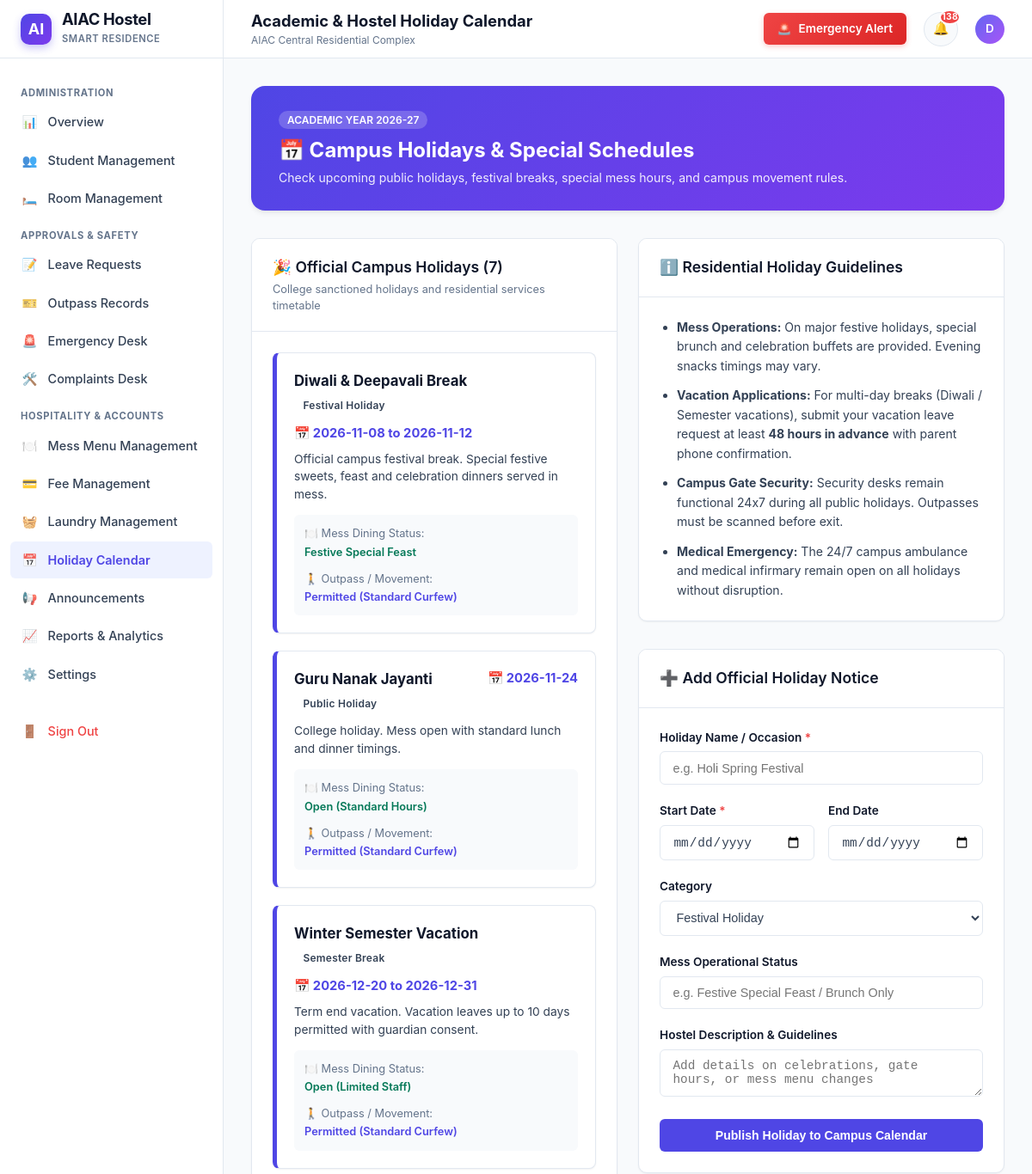
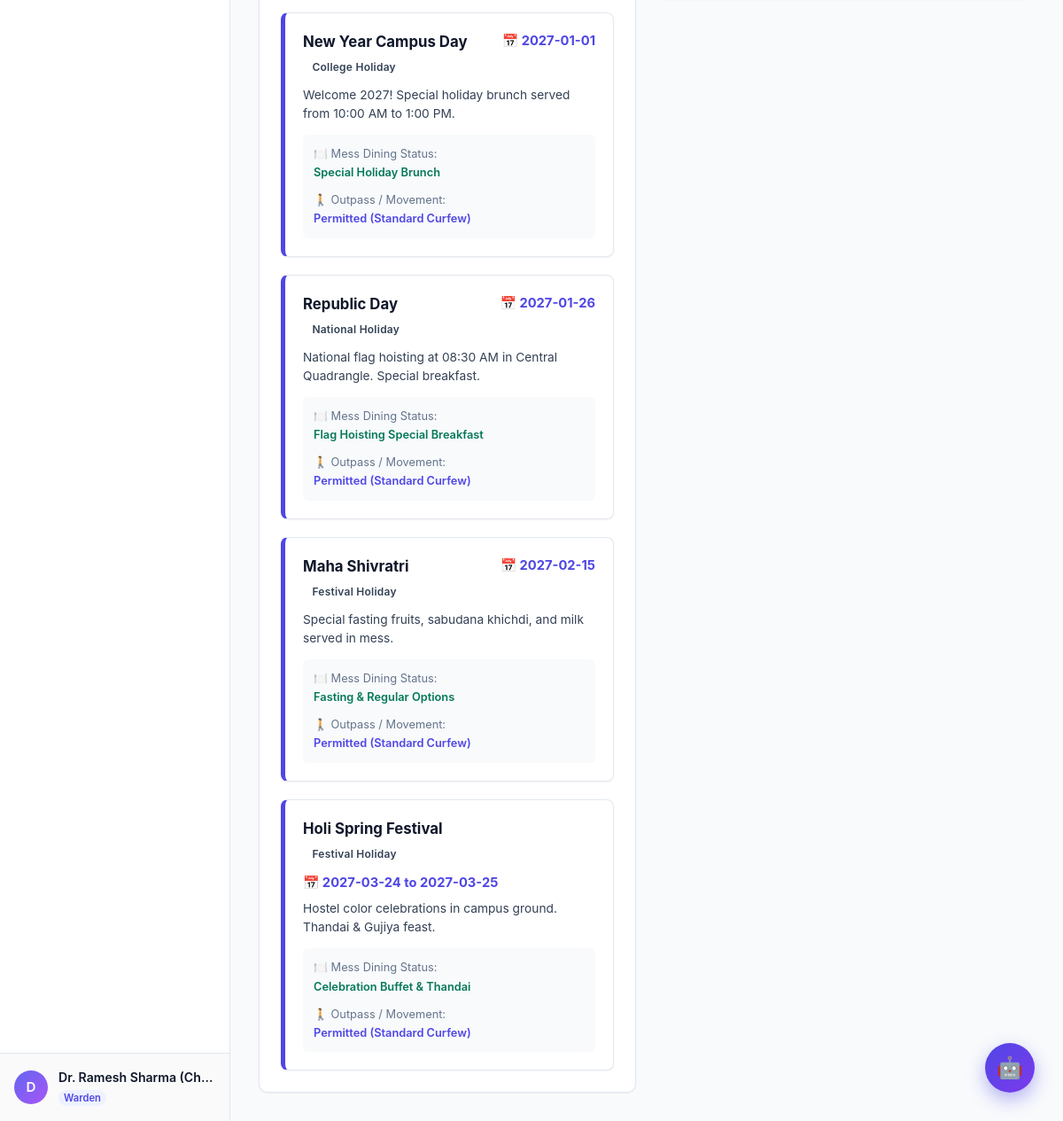
Screenshot of /holiday-calendar (signed in) with the database file from the repository (2 pictures, top to bottom).
### tables this page shows
CREATE TABLE users (
        id INTEGER PRIMARY KEY AUTOINCREMENT,
        name TEXT NOT NULL,
        email TEXT NOT NULL UNIQUE,
        password_hash TEXT NOT NULL,
        role TEXT NOT NULL DEFAULT 'student',
        hostel_block TEXT,
        academic_year TEXT,
        room_id INTEGER,
        phone TEXT,
        status TEXT DEFAULT 'active',
        created_at TIMESTAMP DEFAULT CURRENT_TIMESTAMP,
        updated_at TIMESTAMP DEFAULT CURRENT_TIMESTAMP, student_id TEXT, department TEXT, guardian_name TEXT, guardian_phone TEXT, room_number TEXT, room_type TEXT,
        FOREIGN KEY (room_id) REFERENCES rooms(id) ON DELETE SET NULL
    );

CREATE TABLE system_settings (
        key TEXT PRIMARY KEY,
        value TEXT NOT NULL,
        description TEXT
    );

CREATE TABLE holiday_calendar (
        id INTEGER PRIMARY KEY AUTOINCREMENT,
        title TEXT NOT NULL,
        holiday_date DATE NOT NULL,
        end_date DATE,
        holiday_type TEXT DEFAULT 'Public Holiday',
        description TEXT,
        mess_service_status TEXT DEFAULT 'Open (Standard Hours)',
        is_outing_allowed INTEGER DEFAULT 1,
        created_at TIMESTAMP DEFAULT CURRENT_TIMESTAMP
    );

### app.py (the view)
@app.route('/holiday-calendar')
@login_required
def holiday_calendar():
    conn = database.get_db()
    holidays = conn.execute('SELECT * FROM holiday_calendar ORDER BY holiday_date ASC').fetchall()
    conn.close()
    return render_template('holiday_calendar.html', holidays=holidays)

### app.py (called while the page is built)
def get_current_user():
    user_id = session.get('user_id')
    if not user_id:
        return None
    conn = database.get_db()
    user = conn.execute('SELECT * FROM users WHERE id = ?', (user_id,)).fetchone()
    conn.close()
    return user

def login_required(f):
    @wraps(f)
    def decorated_function(*args, **kwargs):
        if 'user_id' not in session:
            flash('Please log in to access this page.', 'warning')
            return redirect(url_for('login', next=request.path))
        return f(*args, **kwargs)
    return decorated_function

### database.py (called while the page is built)
def get_db(db_path=None):
    target_path = db_path or DATABASE_PATH
    conn = sqlite3.connect(target_path, timeout=30.0)
    conn.row_factory = sqlite3.Row
    conn.execute('PRAGMA foreign_keys = ON;')
    return conn

def get_setting(key, default=None):
    conn = get_db()
    row = conn.execute('SELECT value FROM system_settings WHERE key = ?', (key,)).fetchone()
    conn.close()
    if row:
        return row['value']
    return default

### templates/holiday_calendar.html (shortened to what this page needs)
{% extends "base.html" %}
{% block page_title %}Academic & Hostel Holiday Calendar{% endblock %}
{% block content %}
<div style="background: linear-gradient(135deg, #4f46e5 0%, #7c3aed 100%); border-radius: var(--radius-lg); padding: 1.75rem 2rem; color: white; margin-bottom: 2rem; box-shadow: var(--shadow-md);">
  <div style="display: flex; justify-content: space-between; align-items: center; flex-wrap: wrap; gap: 1rem;">
    <div>
      <span style="background: rgba(255,255,255,0.2); padding: 3px 10px; border-radius: 20px; font-size: 0.75rem; font-weight: 600; text-transform: uppercase;">
        Academic Year 2026-27
      </span>
      <h2 style="font-size: 1.5rem; font-weight: 700; margin-top: 0.4rem;">
        📅 Campus Holidays & Special Schedules
      </h2>
      <p style="font-size: 0.88rem; opacity: 0.9; margin-top: 0.2rem;">
        Check upcoming public holidays, festival breaks, special mess hours, and campus movement rules.
      </p>
    </div>
  </div>
</div>
<div style="display: grid; grid-template-columns: repeat(auto-fit, minmax(360px, 1fr)); gap: 1.5rem;">
  <div class="content-card" style="margin-bottom: 0;">
    <div class="card-header-bar">
      <div>
        <h3>🎉 Official Campus Holidays ({{ holidays | length }})</h3>
        <p>College sanctioned holidays and residential services timetable</p>
      </div>
    </div>
    <div class="card-body">
      {% if holidays %}
        <div style="display: grid; gap: 1.25rem;">
          {% for h in holidays %}
            <div style="border: 1px solid var(--border); border-left: 5px solid var(--primary); border-radius: 8px; padding: 1.25rem; background: #ffffff; box-shadow: var(--shadow-sm);">
              <div style="display: flex; justify-content: space-between; align-items: flex-start; margin-bottom: 0.5rem; flex-wrap: wrap; gap: 0.5rem;">
                <div>
                  <h4 style="font-size: 1.05rem; font-weight: 700; color: var(--dark-navy); margin-bottom: 0.2rem;">
                    {{ h.title }}
                  </h4>
                  <span class="badge badge-secondary" style="font-size: 0.75rem;">
                    {{ h.holiday_type }}
                  </span>
                </div>
                <div style="text-align: right;">
                  <span style="font-weight: 700; color: var(--primary); font-size: 0.92rem;">
                    📅 {{ h.holiday_date }}
                    {% if h.end_date and h.end_date != h.holiday_date %}
                      to {{ h.end_date }}
                    {% endif %}
                  </span>
                </div>
              </div>
              <p style="font-size: 0.86rem; color: var(--slate-text); line-height: 1.5; margin-bottom: 0.85rem;">
                {{ h.description }}
              </p>
              <div style="display: grid; grid-template-columns: repeat(auto-fit, minmax(200px, 1fr)); gap: 0.75rem; background: #f8fafc; padding: 0.75rem; border-radius: 6px; font-size: 0.8rem;">
                <div>
                  <span style="color: var(--muted-text);">🍽️ Mess Dining Status:</span>
                  <div style="font-weight: 600; color: #047857; margin-top: 2px;">
                    {{ h.mess_service_status }}
                  </div>
                </div>
                <div>
                  <span style="color: var(--muted-text);">🚶 Outpass / Movement:</span>
                  <div style="font-weight: 600; color: var(--primary); margin-top: 2px;">
                    {% if h.is_outing_allowed %}
                      Permitted (Standard Curfew)
                    {% else %}
                      Restricted / Permission Required
                    {% endif %}
                  </div>
                </div>
              </div>
            </div>
          {% endfor %}
        </div>
      {% else %}
        <div class="empty-state">
          <div class="empty-state-icon">📅</div>
          <h4>No Holidays Scheduled</h4>
          <p>No upcoming official campus holidays recorded.</p>
        </div>
      {% endif %}
    </div>
  </div>
  <div>
    <div class="content-card">
      <div class="card-header-bar">
        <h3>ℹ️ Residential Holiday Guidelines</h3>
      </div>
      <div class="card-body" style="font-size: 0.88rem; color: var(--slate-text); line-height: 1.6;">
        <ul style="padding-left: 1.25rem; display: grid; gap: 0.75rem;">
          <li><b>Mess Operations:</b> On major festive holidays, special brunch and celebration buffets are provided. Evening snacks timings may vary.</li>
          <li><b>Vacation Applications:</b> For multi-day breaks (Diwali / Semester vacations), submit your vacation leave request at least <b>48 hours in advance</b> with parent phone confirmation.</li>
          <li><b>Campus Gate Security:</b> Security desks remain functional 24x7 during all public holidays. Outpasses must be scanned before exit.</li>
          <li><b>Medical Emergency:</b> The 24/7 campus ambulance and medical infirmary remain open on all holidays without disruption.</li>
        </ul>
      </div>
    </div>
    {% if current_user.role == 'warden' %}
    <div class="content-card">
      <div class="card-header-bar">
        <h3>➕ Add Official Holiday Notice</h3>
      </div>
      <div class="card-body">
        <form action="{{ url_for('warden_add_holiday') }}" method="POST">
          <div class="form-group">
            <label class="form-label" for="title">Holiday Name / Occasion <span style="color:var(--danger)">*</span></label>
            <input type="text" id="title" name="title" class="form-control" placeholder="e.g. Holi Spring Festival" required>
          </div>
          <div class="form-row">
            <div class="form-group">
              <label class="form-label" for="holiday_date">Start Date <span style="color:var(--danger)">*</span></label>
              <input type="date" id="holiday_date" name="holiday_date" class="form-control" required>
            </div>
            <div class="form-group">
              <label class="form-label" for="end_date">End Date</label>
              <input type="date" id="end_date" name="end_date" class="form-control">
            </div>
          </div>
          <div class="form-group">
            <label class="form-label" for="holiday_type">Category</label>
            <select id="holiday_type" name="holiday_type" class="form-select">
              <option value="Festival Holiday">Festival Holiday</option>
            </select>
          </div>
          <div class="form-group">
            <label class="form-label" for="mess_service_status">Mess Operational Status</label>
            <input type="text" id="mess_service_status" name="mess_service_status" class="form-control"
                   placeholder="e.g. Festive Special Feast / Brunch Only">
          </div>
          <div class="form-group">
            <label class="form-label" for="description">Hostel Description & Guidelines</label>
            <textarea id="description" name="description" rows="2" class="form-control"
                      placeholder="Add details on celebrations, gate hours, or mess menu changes"></textarea>
          </div>
          <button type="submit" class="btn btn-primary btn-block">
            Publish Holiday to Campus Calendar
          </button>
        </form>
      </div>
    </div>
    {% endif %}
  </div>
</div>
{% endblock %}

### templates/base.html (shortened to what this page needs)
<!DOCTYPE html>
<html lang="en">
<head>
  <link rel="stylesheet" href="{{ url_for('static', filename='css/style.css') }}">
</head>
<body>
<div class="app-wrapper">
  <aside class="sidebar" id="sidebar">
    <div class="sidebar-header">
      <div class="brand-logo">AI</div>
      <div class="brand-text">
        <h1>AIAC Hostel</h1>
        <span>Smart Residence</span>
      </div>
    </div>
    <nav class="sidebar-nav">
      {% if current_user and current_user.role == 'warden' %}
        <div class="nav-group-label">Administration</div>
        <a href="{{ url_for('warden_dashboard') }}" class="nav-item {% if request.path == '/warden/dashboard' %}active{% endif %}">
          <span class="icon">📊</span> Overview
        </a>
        <a href="{{ url_for('warden_students') }}" class="nav-item {% if '/warden/students' in request.path %}active{% endif %}">
          <span class="icon">👥</span> Student Management
        </a>
        <a href="{{ url_for('warden_rooms') }}" class="nav-item {% if '/warden/rooms' in request.path %}active{% endif %}">
          <span class="icon">🛏️</span> Room Management
        </a>
        <div class="nav-group-label">Approvals & Safety</div>
        <a href="{{ url_for('warden_leave_requests') }}" class="nav-item {% if '/warden/leave-requests' in request.path %}active{% endif %}">
          <span class="icon">📝</span> Leave Requests
        </a>
        <a href="{{ url_for('warden_outpasses') }}" class="nav-item {% if '/warden/outpasses' in request.path %}active{% endif %}">
          <span class="icon">🎫</span> Outpass Records
        </a>
        <a href="{{ url_for('warden_emergencies') }}" class="nav-item {% if '/warden/emergencies' in request.path %}active{% endif %}">
          <span class="icon">🚨</span> Emergency Desk
        </a>
        <a href="{{ url_for('warden_complaints') }}" class="nav-item {% if '/warden/complaints' in request.path %}active{% endif %}">
          <span class="icon">🛠️</span> Complaints Desk
        </a>
        <div class="nav-group-label">Hospitality & Accounts</div>
        <a href="{{ url_for('warden_mess_menu') }}" class="nav-item {% if '/warden/mess-menu' in request.path %}active{% endif %}">
          <span class="icon">🍽️</span> Mess Menu Management
        </a>
        <a href="{{ url_for('warden_fees') }}" class="nav-item {% if '/warden/fees' in request.path %}active{% endif %}">
          <span class="icon">💳</span> Fee Management
        </a>
        <a href="{{ url_for('warden_laundry') }}" class="nav-item {% if '/warden/laundry' in request.path %}active{% endif %}">
          <span class="icon">🧺</span> Laundry Management
        </a>
        <a href="{{ url_for('holiday_calendar') }}" class="nav-item {% if request.path == '/holiday-calendar' %}active{% endif %}">
          <span class="icon">📅</span> Holiday Calendar
        </a>
        <a href="{{ url_for('warden_announcements') }}" class="nav-item {% if '/warden/announcements' in request.path %}active{% endif %}">
          <span class="icon">📢</span> Announcements
        </a>
        <a href="{{ url_for('warden_reports') }}" class="nav-item {% if '/warden/reports' in request.path %}active{% endif %}">
          <span class="icon">📈</span> Reports & Analytics
        </a>
        <a href="{{ url_for('warden_settings') }}" class="nav-item {% if '/warden/settings' in request.path %}active{% endif %}">
          <span class="icon">⚙️</span> Settings
        </a>
      {% endif %}
      <div style="margin-top: 1.5rem;">
        <a href="{{ url_for('logout') }}" class="nav-item" style="color: var(--danger);">
          <span class="icon">🚪</span> Sign Out
        </a>
      </div>
    </nav>
    {% if current_user %}
    <div class="sidebar-footer">
      <div class="user-quick-profile">
        <div class="avatar-circle">
          {{ current_user.name[0] | upper }}
        </div>
        <div class="user-info-text">
          <div class="name">{{ current_user.name }}</div>
          <div class="role-badge">{{ current_user.role | capitalize }}</div>
        </div>
      </div>
    </div>
    {% endif %}
  </aside>
  <div class="main-wrapper">
    <header class="topbar">
      <div class="topbar-left">
        <div class="topbar-title">
          <h2>{% block page_title %}Dashboard{% endblock %}</h2>
          <p>{{ hostel_name }}</p>
        </div>
      </div>
      <div class="topbar-right">
        {% if current_user %}
          <a href="{{ url_for('emergency_support') if current_user.role == 'student' else url_for('warden_emergencies') }}" class="emergency-btn-top">
            <span>🚨</span> Emergency Alert
          </a>
          <a href="{{ url_for('notifications') }}" class="notification-bell" title="Notifications">
            <span>🔔</span>
            {% if unread_notifications_count > 0 %}
              <span class="badge">{{ unread_notifications_count }}</span>
            {% endif %}
          </a>
          <a href="{{ url_for('profile') if current_user.role == 'student' else url_for('warden_settings') }}" style="display:flex; align-items:center; gap:0.5rem; text-decoration:none;">
            <div class="avatar-circle" style="width:34px; height:34px; font-size:0.85rem;">
              {{ current_user.name[0] | upper }}
            </div>
          </a>
        {% else %}
          <div style="display:flex; gap:0.5rem;">
            <a href="{{ url_for('login') }}" class="btn btn-primary btn-sm">Sign In</a>
            <a href="{{ url_for('register') }}" class="btn btn-secondary btn-sm">Register</a>
          </div>
        {% endif %}
      </div>
    </header>
    <main class="page-container">
      {% block content %}{% endblock %}
    </main>
  </div>
</div>
<button class="chatbot-toggle-btn" id="chatbotToggle" title="Ask AIAC Virtual Assistant" aria-label="Open AI Hostel Assistant">
  🤖
</button>
</body>
</html>

### rows the page displays
users: name "D", name "Dr. Ramesh Sharma (Ch…", role "Warden"
system_settings: value "AIAC Central Residential Complex"
holiday_calendar: title "Diwali & Deepavali Break", holiday_type "Festival Holiday", holiday_date "2026-11-08", end_date "2026-11-12", description "Official campus festival break. Special festive sweets, feast and celebration dinners served in mess.", mess_service_status "Festive Special Feast", is_outing_allowed "Permitted (Standard Curfew)"
holiday_calendar: title "Guru Nanak Jayanti", holiday_type "Public Holiday", holiday_date "2026-11-24", description "College holiday. Mess open with standard lunch and dinner timings.", mess_service_status "Open (Standard Hours)", is_outing_allowed "Permitted (Standard Curfew)"
holiday_calendar: title "Winter Semester Vacation", holiday_type "Semester Break", holiday_date "2026-12-20", end_date "2026-12-31", description "Term end vacation. Vacation leaves up to 10 days permitted with guardian consent.", mess_service_status "Open (Limited Staff)", is_outing_allowed "Permitted (Standard Curfew)"
holiday_calendar: title "New Year Campus Day", holiday_type "College Holiday", holiday_date "2027-01-01", description "Welcome 2027! Special holiday brunch served from 10:00 AM to 1:00 PM.", mess_service_status "Special Holiday Brunch", is_outing_allowed "Permitted (Standard Curfew)"
holiday_calendar: title "Republic Day", holiday_type "National Holiday", holiday_date "2027-01-26", description "National flag hoisting at 08:30 AM in Central Quadrangle. Special breakfast.", mess_service_status "Flag Hoisting Special Breakfast", is_outing_allowed "Permitted (Standard Curfew)"
holiday_calendar: title "Maha Shivratri", holiday_type "Festival Holiday", holiday_date "2027-02-15", description "Special fasting fruits, sabudana khichdi, and milk served in mess.", mess_service_status "Fasting & Regular Options", is_outing_allowed "Permitted (Standard Curfew)"
holiday_calendar: title "Holi Spring Festival", holiday_type "Festival Holiday", holiday_date "2027-03-24", end_date "2027-03-25", description "Hostel color celebrations in campus ground. Thandai & Gujiya feast.", mess_service_status "Celebration Buffet & Thandai", is_outing_allowed "Permitted (Standard Curfew)"

### other values shown
{{ unread_notifications_count }} "138"
{{ holidays | length }} "7"
